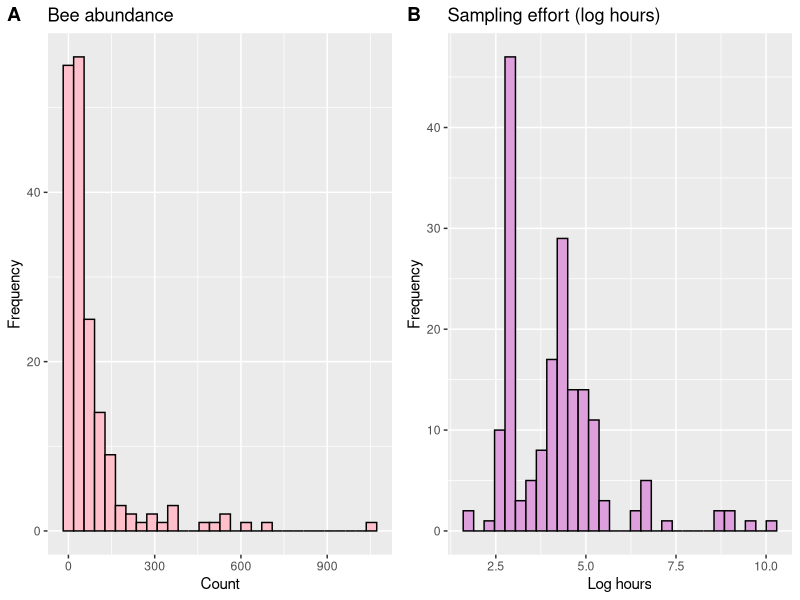
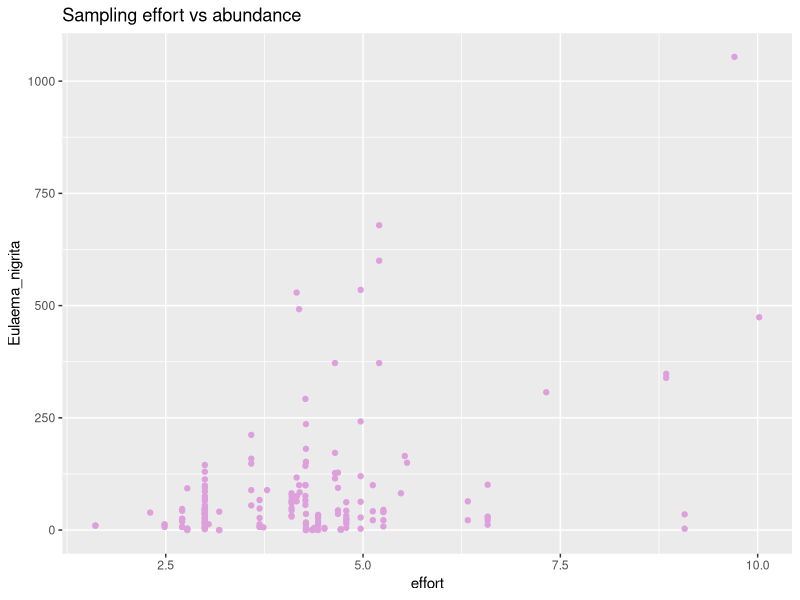
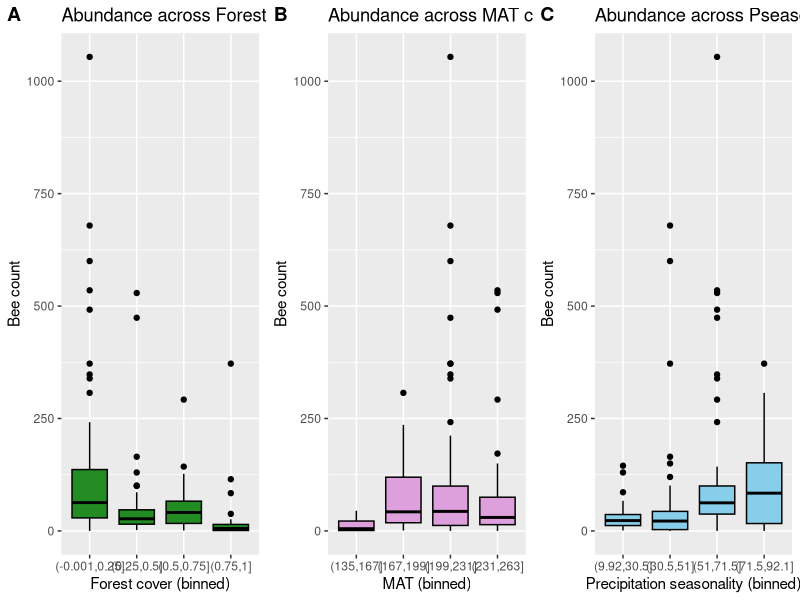

Generate these figures, in order, with R: (Note: this script raises an error after producing the figures.)
library(dplyr)
library(ggplot2)
library(MASS)
library(cowplot)
library(car)

dat = read.csv("exercise_6/Eulaema.csv")
head(dat)

summary(dat$Eulaema_nigrita)
h_bee = ggplot(dat, aes(x = Eulaema_nigrita)) +
  geom_histogram(fill = "pink", color = "black") +
  labs(title = "Bee abundance", x = "Count", y = "Frequency")

summary(dat$effort)
h_effort = ggplot(dat, aes(x = effort)) +
  geom_histogram(fill = "plum", color = "black") +
  labs(title = "Sampling effort (log hours)", x = "Log hours", y = "Frequency")

plot_grid( h_bee, h_effort, ncol = 2,
          labels = c("A", "B"))

ggplot(dat, aes(effort, Eulaema_nigrita)) +
  geom_point(color = "plum") +
  labs(title="Sampling effort vs abundance")

dat$forest_bin <- cut(dat$forest., breaks=4)

b1 <- ggplot(dat, aes(x = forest_bin, y = Eulaema_nigrita)) +
  geom_boxplot(fill="forestgreen", color="black") +
  labs(title="Abundance across Forest cover categories",
       x="Forest cover (binned)", y="Bee count")


dat$MAT_bin = cut(dat$MAT, breaks=4)

b2 = ggplot(dat, aes(x = MAT_bin, y = Eulaema_nigrita)) +
  geom_boxplot(fill="plum", color = "black") +
  labs(title="Abundance across MAT categories",
       x = "MAT (binned)", y = "Bee count")

dat$Pseason_bin <- cut(dat$Pseason, breaks=4)

b3 <- ggplot(dat, aes(x = Pseason_bin, y = Eulaema_nigrita)) +
  geom_boxplot(fill="skyblue", color="black") +
  labs(title="Abundance across Pseason categories",
       x="Precipitation seasonality (binned)", y="Bee count")

plot_grid( b1,b2,b3, ncol = 3,
          labels = c("A", "B", "C"))

m_full = lm(Eulaema_nigrita ~ altitude + MAT + MAP + Tseason + Pseason +
               forest. + lu_het + effort,
             data = dat)

vif(m_full)

m = glm(Eulaema_nigrita ~ effort + altitude + MAT, "poisson", data=dat)
summary(m)

dat_std = dat
dat$altitude = as.numeric(dat$altitude)
dat$MAT = as.numeric(dat$MAT)
dat$MAP = as.numeric(dat$MAP)
dat$Tseason = as.numeric(dat$Tseason)
dat$Pseason = as.numeric(dat$Pseason)
dat$forest. = as.numeric(dat$forest.)
dat$lu_het = as.numeric(dat$lu_het)

m_nb = glm.nb(Eulaema_nigrita ~ offset(log(effort)) + altitude + MAT + MAP + 
                Tseason + Pseason + forest. + lu_het, data = dat_std) # model accounts for varying sampling effort

summary(m_nb)
vif(m_nb)
exp(coef(m_nb))

m_strong = glm.nb(Eulaema_nigrita ~ offset(log(effort)) + forest. + MAT + Pseason, data = dat_std) # model accounts for varying sampling effort
summary(m_strong)

sd_f = sd(dat_std$forest.)
sd_mat = sd(dat_std$MAT)
sd_ps = sd(dat_std$Pseason)

plot_effect <- function(predictor_var, color, title_suffix) {

  xx_var <- seq(min(dat[[predictor_var]]), max(dat[[predictor_var]]), length.out = 100)

  newdata <- data.frame(
    forest. = rep(mean(dat$forest.), 100),
    MAT     = rep(mean(dat$MAT), 100),
    Pseason = rep(mean(dat$Pseason), 100),
    effort  = rep(1, 100) # Standardized Effort = 1
  )
  
  newdata[[predictor_var]] <- xx_var

  pred <- predict(m_plot, newdata = newdata, type = "link", se.fit = TRUE)

  fit   <- exp(pred$fit)
  upper <- exp(pred$fit + 1.96*pred$se.fit)
  lower <- exp(pred$fit - 1.96*pred$se.fit)
  lower[lower < 0] <- 0

  df_fit <- data.frame(xx = xx_var, fit = fit, upper = upper, lower = lower)
  names(df_fit)[1] <- predictor_var

  p <- ggplot() +
    geom_point(aes(x = dat[[predictor_var]], y = dat$Eulaema_nigrita), color="darkgrey") +
    geom_line(data = df_fit, aes(x = .data[[predictor_var]], y = fit), color = color, size = 1.2) +
    geom_ribbon(data = df_fit, aes(x = .data[[predictor_var]], ymin = lower, ymax = upper),
                fill = color, alpha = 0.3) +
    scale_y_continuous(trans = 'log1p', breaks = c(0, 10, 50, 100, 250, 500, 1000),
                       labels = c(0, 10, 50, 100, 250, 500, 1000)) +
    labs(x = title_suffix$x_label, y = "Abundance (log-transformed)",
         title = title_suffix$title)

  return(p)
}

labels_forest <- list(x_label = "Forest cover", title = "A: Effect of Forest Cover on E. nigrita")
p1_log <- plot_effect("forest.", "darkgreen", labels_forest)

labels_MAT <- list(x_label = "Mean Annual Temperature", title = "B: Effect of MAT on E. nigrita")
p2_log <- plot_effect("MAT", "pink", labels_MAT)

labels_Pseason <- list(x_label = "Precipitation seasonality", title = "C: Effect of Pseason on E. nigrita")
p3_log <- plot_effect("Pseason", "skyblue", labels_Pseason)

plot_grid( p1_log, p2_log, p3_log, ncol = 3,
           labels = c("A", "B", "C"))

plot(residuals(m_strong) ~ fitted(m_strong))
abline(h = 0, lty = 2, col = "red")


m_final <- glm.nb(Eulaema_nigrita ~ offset(log(effort)) + forest. + MAT + Pseason + method, data = dat)
summary(m_final)
